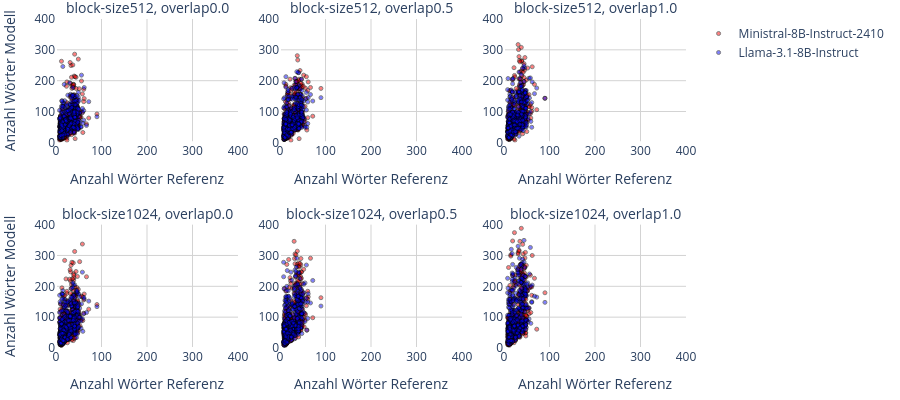

The notebook cell saved with this chart:
### Markdown cell above
#### Scatter-Plot Anzahl Wörter Modell- und Referenz-Antwort für Segmentierungsverfahren

Gegenüberstellung der Anzahl der Wörter zwischen Modell- und Referenz-Antwort für Segmentierungsverfahren und Überlappungen

### Code cell
retrieval = ['block-size512', 'block-size1024']
#retrieval = ['classification']

fig = make_subplots(len(retrieval), 3, subplot_titles=[f'{retrieval[j]}, overlap{overlaps[k]}' for j in range(len(retrieval)) for k in range(len(overlaps))])
#fig = go.Figure().set_subplots(3, 2)

# overlap
for k in range(len(overlaps)):
    # block_size
    for j in range(len(retrieval)):
        # models
        for i in range(len(models)):
            m = models[i]
            
            # Daten für Modell+Retrieval einlesen
            a_m = pq.read_table(f'{config.dataset["path"]}answers_model_{m}_retrieval_{retrieval[j]}_overlap{overlaps[k]}.parquet').to_pandas()
            # Antworten zu Fragen-Auswahl selektieren
            a_m = a_m.loc[queries_text_text_table_select.index]
            # Anzahl Wörter für Modell-Antworten
            a_m['answer_word_count'] = a_m['answer_model'].str.replace(r'\p{P}+', '', regex=True).str.replace(r'[\n\t\s]+', ' ', regex=True).str.split(' ').str.len()
            
            # Scatter Plot Anzahl Wörter Modell-/Referenz-Antwort
            fig.add_trace(
                go.Scatter(x=queries_text_text_table_select['answer_word_count'], 
                y=a_m['answer_word_count'],
                mode='markers',
                marker={'color': model_colors[i], 'size':4, 'opacity': 0.5, 'line':{'width':1, 'color': '#000000'}},
                name=m,
                showlegend=False,
            ), row=j+1, col=k+1)

fig.update_yaxes(showgrid=True, gridwidth=1, gridcolor='LightGrey', range=[0, 400])#, title='Anzahl Wörter Modell'
fig.update_xaxes(showgrid=True, gridwidth=1, gridcolor='LightGrey', title='Anzahl Wörter Referenz', range=[0, 400])#
        
fig.update_layout(
    width=900,
    height=400,
    plot_bgcolor='rgba(255, 255, 255, 1.0)', 
    paper_bgcolor='rgba(255, 255, 255, 1.0)', 
    margin={'l':10, 'b':10, 'r':10, 't':10},
    showlegend=True
)

fig.update_traces(row=1, col=1, showlegend=True)

fig.update_annotations(font={'size': 14})#

fig['layout']['yaxis']['title']['text'] = 'Anzahl Wörter Modell'

if len(retrieval) > 1:
    fig['layout']['yaxis4']['title']['text'] = 'Anzahl Wörter Modell'

#fig['layout']['xaxis4']['title']['text'] = 'Anzahl Wörter Referenz'
#fig['layout']['xaxis5']['title']['text'] = 'Anzahl Wörter Referenz'
#fig['layout']['xaxis6']['title']['text'] = 'Anzahl Wörter Referenz'

fig.show()

### Figure 1 — Plotly figure (JSON) as saved in the notebook; plotly's stock layout.template omitted (floating-point values rounded to 4 significant figures; data arrays with more than 128 entries replaced by an {"elided": "..."} marker saying what was removed)
{"data": [{"marker": {"color": "#FF0000", "line": {"color": "#000000", "width": 1}, "opacity": 0.5, "size": 4}, "mode": "markers", "name": "Ministral-8B-Instruct-2410", "showlegend": true, "type": "scatter", "x": {"elided": "397 int values"}, "xaxis": "x", "y": {"elided": "397 int values"}, "yaxis": "y"}, {"marker": {"color": "#0000FF", "line": {"color": "#000000", "width": 1}, "opacity": 0.5, "size": 4}, "mode": "markers", "name": "Llama-3.1-8B-Instruct", "showlegend": true, "type": "scatter", "x": {"elided": "397 int values"}, "xaxis": "x", "y": {"elided": "397 int values"}, "yaxis": "y"}, {"marker": {"color": "#FF0000", "line": {"color": "#000000", "width": 1}, "opacity": 0.5, "size": 4}, "mode": "markers", "name": "Ministral-8B-Instruct-2410", "showlegend": false, "type": "scatter", "x": {"elided": "397 int values"}, "xaxis": "x4", "y": {"elided": "397 int values"}, "yaxis": "y4"}, {"marker": {"color": "#0000FF", "line": {"color": "#000000", "width": 1}, "opacity": 0.5, "size": 4}, "mode": "markers", "name": "Llama-3.1-8B-Instruct", "showlegend": false, "type": "scatter", "x": {"elided": "397 int values"}, "xaxis": "x4", "y": {"elided": "397 int values"}, "yaxis": "y4"}, {"marker": {"color": "#FF0000", "line": {"color": "#000000", "width": 1}, "opacity": 0.5, "size": 4}, "mode": "markers", "name": "Ministral-8B-Instruct-2410", "showlegend": false, "type": "scatter", "x": {"elided": "397 int values"}, "xaxis": "x2", "y": {"elided": "397 int values"}, "yaxis": "y2"}, {"marker": {"color": "#0000FF", "line": {"color": "#000000", "width": 1}, "opacity": 0.5, "size": 4}, "mode": "markers", "name": "Llama-3.1-8B-Instruct", "showlegend": false, "type": "scatter", "x": {"elided": "397 int values"}, "xaxis": "x2", "y": {"elided": "397 int values"}, "yaxis": "y2"}, {"marker": {"color": "#FF0000", "line": {"color": "#000000", "width": 1}, "opacity": 0.5, "size": 4}, "mode": "markers", "name": "Ministral-8B-Instruct-2410", "showlegend": false, "type": "scatter", "x": {"elided": "397 int values"}, "xaxis": "x5", "y": {"elided": "397 int values"}, "yaxis": "y5"}, {"marker": {"color": "#0000FF", "line": {"color": "#000000", "width": 1}, "opacity": 0.5, "size": 4}, "mode": "markers", "name": "Llama-3.1-8B-Instruct", "showlegend": false, "type": "scatter", "x": {"elided": "397 int values"}, "xaxis": "x5", "y": {"elided": "397 int values"}, "yaxis": "y5"}, {"marker": {"color": "#FF0000", "line": {"color": "#000000", "width": 1}, "opacity": 0.5, "size": 4}, "mode": "markers", "name": "Ministral-8B-Instruct-2410", "showlegend": false, "type": "scatter", "x": {"elided": "397 int values"}, "xaxis": "x3", "y": {"elided": "397 int values"}, "yaxis": "y3"}, {"marker": {"color": "#0000FF", "line": {"color": "#000000", "width": 1}, "opacity": 0.5, "size": 4}, "mode": "markers", "name": "Llama-3.1-8B-Instruct", "showlegend": false, "type": "scatter", "x": {"elided": "397 int values"}, "xaxis": "x3", "y": {"elided": "397 int values"}, "yaxis": "y3"}, {"marker": {"color": "#FF0000", "line": {"color": "#000000", "width": 1}, "opacity": 0.5, "size": 4}, "mode": "markers", "name": "Ministral-8B-Instruct-2410", "showlegend": false, "type": "scatter", "x": {"elided": "397 int values"}, "xaxis": "x6", "y": {"elided": "397 int values"}, "yaxis": "y6"}, {"marker": {"color": "#0000FF", "line": {"color": "#000000", "width": 1}, "opacity": 0.5, "size": 4}, "mode": "markers", "name": "Llama-3.1-8B-Instruct", "showlegend": false, "type": "scatter", "x": {"elided": "397 int values"}, "xaxis": "x6", "y": {"elided": "397 int values"}, "yaxis": "y6"}], "layout": {"annotations": [{"font": {"size": 14}, "showarrow": false, "text": "block-size512, overlap0.0", "x": 0.1444, "xanchor": "center", "xref": "paper", "y": 1, "yanchor": "bottom", "yref": "paper"}, {"font": {"size": 14}, "showarrow": false, "text": "block-size512, overlap0.5", "x": 0.5, "xanchor": "center", "xref": "paper", "y": 1, "yanchor": "bottom", "yref": "paper"}, {"font": {"size": 14}, "showarrow": false, "text": "block-size512, overlap1.0", "x": 0.8556, "xanchor": "center", "xref": "paper", "y": 1, "yanchor": "bottom", "yref": "paper"}, {"font": {"size": 14}, "showarrow": false, "text": "block-size1024, overlap0.0", "x": 0.1444, "xanchor": "center", "xref": "paper", "y": 0.375, "yanchor": "bottom", "yref": "paper"}, {"font": {"size": 14}, "showarrow": false, "text": "block-size1024, overlap0.5", "x": 0.5, "xanchor": "center", "xref": "paper", "y": 0.375, "yanchor": "bottom", "yref": "paper"}, {"font": {"size": 14}, "showarrow": false, "text": "block-size1024, overlap1.0", "x": 0.8556, "xanchor": "center", "xref": "paper", "y": 0.375, "yanchor": "bottom", "yref": "paper"}], "height": 400, "margin": {"b": 10, "l": 10, "r": 10, "t": 10}, "paper_bgcolor": "rgba(255, 255, 255, 1.0)", "plot_bgcolor": "rgba(255, 255, 255, 1.0)", "showlegend": true, "width": 900, "xaxis": {"anchor": "y", "domain": [0, 0.2889], "gridcolor": "LightGrey", "gridwidth": 1, "range": [0, 400], "showgrid": true, "title": {"text": "Anzahl Wörter Referenz"}}, "xaxis2": {"anchor": "y2", "domain": [0.3556, 0.6444], "gridcolor": "LightGrey", "gridwidth": 1, "range": [0, 400], "showgrid": true, "title": {"text": "Anzahl Wörter Referenz"}}, "xaxis3": {"anchor": "y3", "domain": [0.7111, 1], "gridcolor": "LightGrey", "gridwidth": 1, "range": [0, 400], "showgrid": true, "title": {"text": "Anzahl Wörter Referenz"}}, "xaxis4": {"anchor": "y4", "domain": [0, 0.2889], "gridcolor": "LightGrey", "gridwidth": 1, "range": [0, 400], "showgrid": true, "title": {"text": "Anzahl Wörter Referenz"}}, "xaxis5": {"anchor": "y5", "domain": [0.3556, 0.6444], "gridcolor": "LightGrey", "gridwidth": 1, "range": [0, 400], "showgrid": true, "title": {"text": "Anzahl Wörter Referenz"}}, "xaxis6": {"anchor": "y6", "domain": [0.7111, 1], "gridcolor": "LightGrey", "gridwidth": 1, "range": [0, 400], "showgrid": true, "title": {"text": "Anzahl Wörter Referenz"}}, "yaxis": {"anchor": "x", "domain": [0.625, 1], "gridcolor": "LightGrey", "gridwidth": 1, "range": [0, 400], "showgrid": true, "title": {"text": "Anzahl Wörter Modell"}}, "yaxis2": {"anchor": "x2", "domain": [0.625, 1], "gridcolor": "LightGrey", "gridwidth": 1, "range": [0, 400], "showgrid": true}, "yaxis3": {"anchor": "x3", "domain": [0.625, 1], "gridcolor": "LightGrey", "gridwidth": 1, "range": [0, 400], "showgrid": true}, "yaxis4": {"anchor": "x4", "domain": [0, 0.375], "gridcolor": "LightGrey", "gridwidth": 1, "range": [0, 400], "showgrid": true, "title": {"text": "Anzahl Wörter Modell"}}, "yaxis5": {"anchor": "x5", "domain": [0, 0.375], "gridcolor": "LightGrey", "gridwidth": 1, "range": [0, 400], "showgrid": true}, "yaxis6": {"anchor": "x6", "domain": [0, 0.375], "gridcolor": "LightGrey", "gridwidth": 1, "range": [0, 400], "showgrid": true}}}
